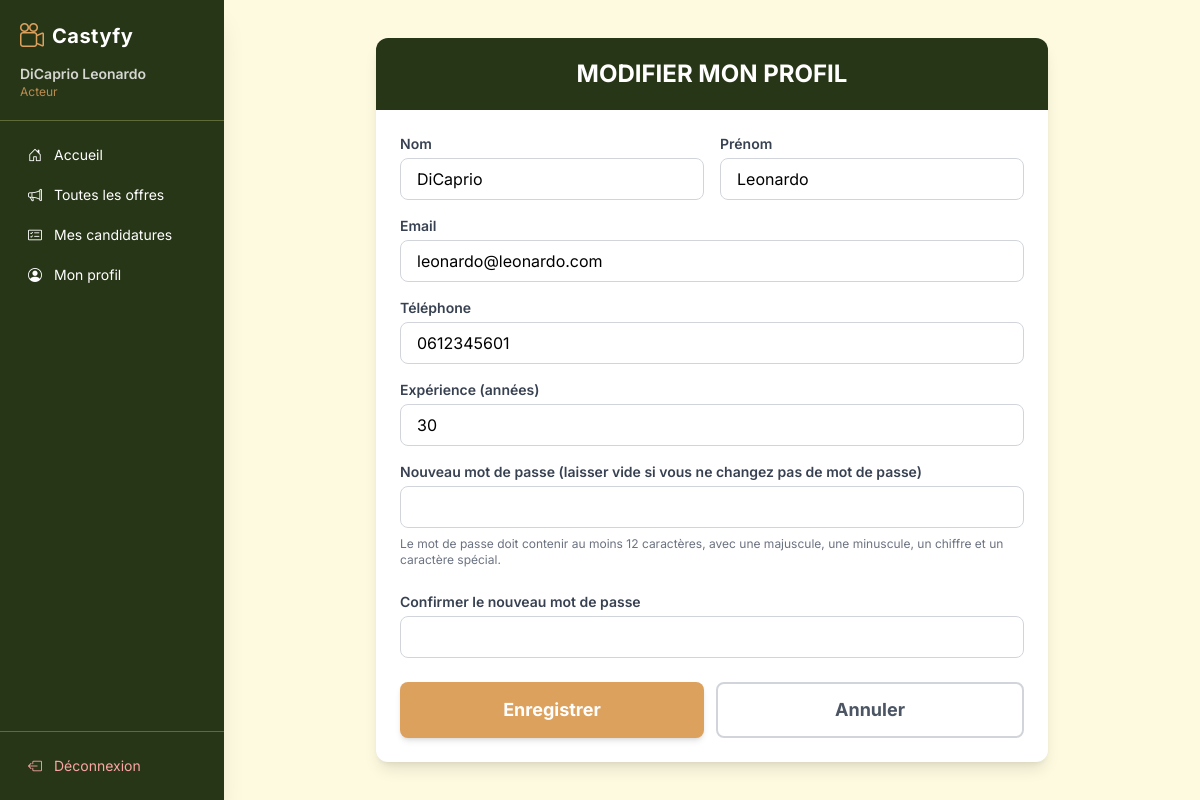
Screenshot of /index.php?page=modifierProfilActeur (signed in) with the database file from the repository.
### tables this page shows
CREATE TABLE acteurs (
    id INT NOT NULL AUTO_INCREMENT,
    genre BOOLEAN,
    nom VARCHAR(255) NOT NULL,
    prenom VARCHAR(255) NOT NULL,
    experience INT NOT NULL,
    email VARCHAR(255) NOT NULL UNIQUE,
    mdp VARCHAR(255) NOT NULL,
    telephone VARCHAR(255) NOT NULL UNIQUE,
    disponible ENUM('disponible', 'non disponible','en attente'),
    PRIMARY KEY (id)
);

### controller/acteurs/accueilActeur.php (called while the page is built)
<?php
include ('bdd/bdd.php');
$reqProfilConnecte = $bdd->prepare("SELECT * FROM acteurs WHERE id = ?");
$reqProfilConnecte->execute([$_SESSION['user_id']]);
$profilConnecte = $reqProfilConnecte->fetch();
?>

### view/acteurs/modifierProfilActeur.php (the view)
<?php
include('controller/acteurs/accueilActeur.php');
?>
<div class="max-w-2xl mx-auto">
    <div class="bg-white rounded-xl shadow-lg overflow-hidden">
        <div class="bg-foret text-white px-6 py-5 text-center">
            <h1 class="text-2xl font-bold uppercase">Modifier mon profil</h1>
        </div>
        <div class="p-6">
            <form action="controller/acteurs/modifierProfilActeur.php" method="POST">
                <div class="grid grid-cols-1 md:grid-cols-2 gap-4 mb-4">
                    <div>
                        <label for="nom" class="block text-sm font-semibold text-gray-700 mb-1">Nom</label>
                        <input type="text" id="nom" name="nom" value="<?php echo $profilConnecte['nom']; ?>"
                            class="w-full border border-gray-300 rounded-lg px-4 py-2 focus:outline-none focus:ring-2 focus:ring-olive">
                    </div>
                    <div>
                        <label for="prenom" class="block text-sm font-semibold text-gray-700 mb-1">Prénom</label>
                        <input type="text" id="prenom" name="prenom" value="<?php echo $profilConnecte['prenom']; ?>"
                            class="w-full border border-gray-300 rounded-lg px-4 py-2 focus:outline-none focus:ring-2 focus:ring-olive">
                    </div>
                </div>
                <div class="mb-4">
                    <label for="email" class="block text-sm font-semibold text-gray-700 mb-1">Email</label>
                    <input type="email" id="email" name="email" value="<?php echo $profilConnecte['email']; ?>"
                        class="w-full border border-gray-300 rounded-lg px-4 py-2 focus:outline-none focus:ring-2 focus:ring-olive">
                </div>
                <div class="mb-4">
                    <label for="telephone" class="block text-sm font-semibold text-gray-700 mb-1">Téléphone</label>
                    <input type="text" id="telephone" name="telephone" value="<?php echo $profilConnecte['telephone']; ?>"
                        class="w-full border border-gray-300 rounded-lg px-4 py-2 focus:outline-none focus:ring-2 focus:ring-olive">
                </div>
                <div class="mb-4">
                    <label for="experience" class="block text-sm font-semibold text-gray-700 mb-1">Expérience (années)</label>
                    <input type="number" id="experience" name="experience" min="0" value="<?php echo $profilConnecte['experience']; ?>"
                        class="w-full border border-gray-300 rounded-lg px-4 py-2 focus:outline-none focus:ring-2 focus:ring-olive">
                </div>
                <div class="mb-6">
                    <label for="mdp" class="block text-sm font-semibold text-gray-700 mb-1">Nouveau mot de passe (laisser vide si vous ne changez pas de mot de passe)</label>
                    <input type="password" id="mdp" name="mdp" minlength="12"
                        class="w-full border border-gray-300 rounded-lg px-4 py-2 focus:outline-none focus:ring-2 focus:ring-olive">
                    <p class="text-xs text-gray-500 mt-2">Le mot de passe doit contenir au moins 12 caractères, avec une majuscule, une minuscule, un chiffre et un caractère spécial.</p>
                </div>
                <div class="mb-6">
                    <label for="mdp_confirm" class="block text-sm font-semibold text-gray-700 mb-1">Confirmer le nouveau mot de passe</label>
                    <input type="password" id="mdp_confirm" name="mdp_confirm" minlength="12"
                        class="w-full border border-gray-300 rounded-lg px-4 py-2 focus:outline-none focus:ring-2 focus:ring-olive">
                </div>
                <div class="flex gap-3">
                    <button type="submit" name="modifier" class="flex-1 bg-ocre text-white py-3 rounded-lg text-lg font-bold hover:bg-orange-b transition duration-200 shadow-md">
                        Enregistrer
                    </button>
                    <a href="index.php?page=accueil_acteur" class="flex-1 text-center border-2 border-gray-300 text-gray-600 py-3 rounded-lg text-lg font-bold hover:bg-gray-100 transition duration-200">
                        Annuler
                    </a>
                </div>
            </form>
        </div>
    </div>
</div>

### rows the page displays
acteurs: nom "DiCaprio", prenom "Leonardo", email "leonardo@leonardo.com", telephone "0612345601", experience "30"

### other values shown
$_SESSION['nom'] "DiCaprio Leonardo"
$_SESSION['role'] "Acteur"
